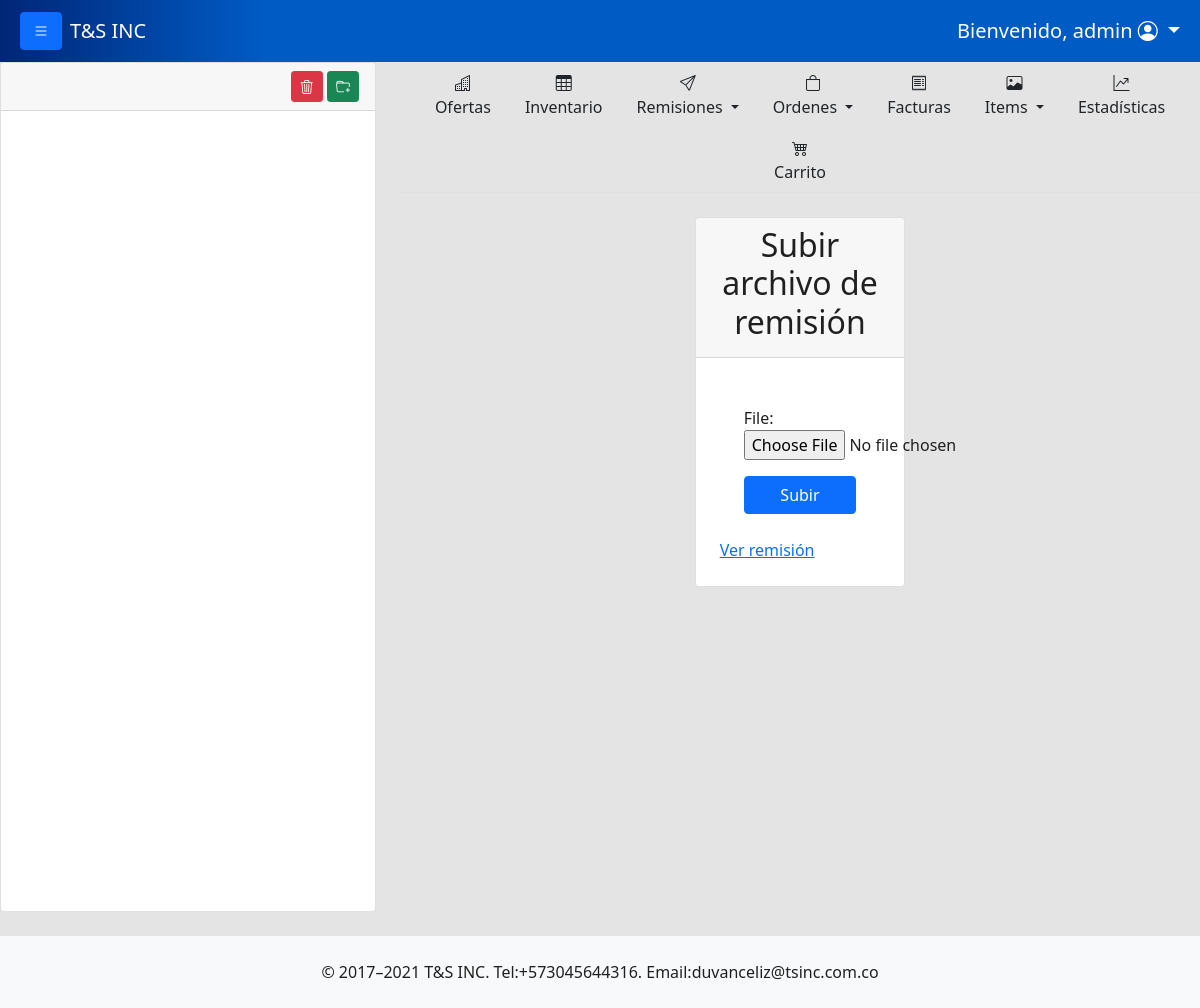
Page /uploadremissionfile/9 (signed in) on the earlier database version.
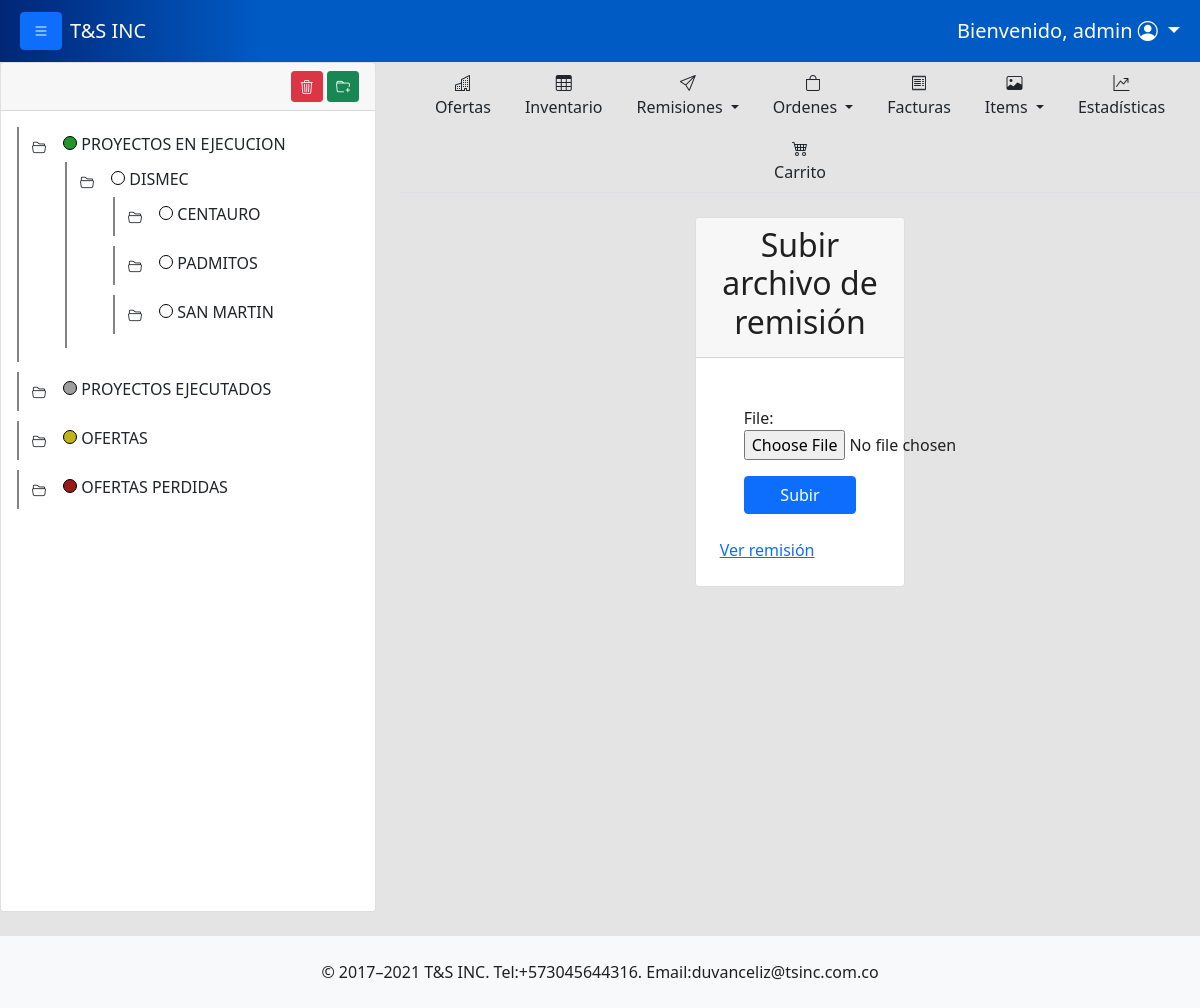
Same page on the later database version.
### tsinc/models.py (models this page shows, shortened)
class Folder(models.Model):
    name = models.CharField(max_length=200)
    order = models.PositiveIntegerField(default=0)
    color = models.CharField(max_length=50, null=True, blank=True)
    parent = models.ForeignKey('self', on_delete=models.CASCADE, null=True, blank=True, related_name='children')
    project = models.ForeignKey(Project, on_delete=models.SET_NULL, null=True, blank=True)
    usersession = models.ForeignKey(User,on_delete=models.SET_NULL, null=True, blank=True )
    date = models.DateTimeField(default=timezone.now)
    class Meta:
        verbose_name = "Carpeta"
        verbose_name_plural = "Carpetas"
        ordering = ['order']

### tsinc/views.py (the view, shortened to what this page needs)
# urls.py: path('uploadremissionfile/<int:id>', views.upload_remission_file, name='upload_remission_file'),
@user_passes_test(staff_required,login_url='/accessdenied/')
@login_required
def upload_remission_file(request,id):
    remission = Remission.objects.filter(id = id).first()
    is_staff = staff_required(request.user)
    return render(request,"uploadremissionfile.html",{'form':UploadRemissionFile, 'is_staff':is_staff, 'remission':remission})

### tsinc/context_processors.py (called while the page is built)
def folder_tree(request):
    folders = Folder.objects.select_related('parent').order_by('parent_id', 'order')
    return {
        'folder_tree':folders
    }

def get_user(request):
    return {
        'user':request.user
    }

### tsinc/views.py (called while the page is built)
def staff_required(user):
    return user.is_staff

### tsinc/templates/uploadremissionfile.html (shortened to what this page needs)
{% extends 'layout_with_folder_tree.html' %} {% block body %}
<div class="container">
  <div class="row m-4">
    <div class="col-md-4"></div>
    <div class="col-md-4">
          <div class="card">
            <div class="card-header text-center">
              <h2>Subir archivo de remisión</h2>
            </div>
            <div class="card-body p-4">
              <form method="post" enctype="multipart/form-data" class="d-flex flex-column p-4">
                {{ form.as_p }}
                <button type="submit" class="btn btn-primary">Subir</button>
              </form>
              <a href="{% url 'product_remission' remission.id %}">Ver remisión</a>
            </div>
      </div>
    </div>
    <div class="col-md-4"></div>
  </div>
</div>
{% endblock %}

### tsinc/templates/workspace_comp/subfolder_tree.html (shortened to what this page needs)
{% for folder in folders %}
    {% if folder.parent_id == parent %}
    <li data-id="{{folder.id}}">
            <span class="toggle-button " onclick="toggleSubfolders(this)"> <button class="btn btn btn-sm "><i class="bi bi-folder2-open"></i></button> </span>
            <div id="folder-color-indicator" style="background: {{folder.color}};"></div>
            <a href="{% url 'overview_folder' folder.id %}" class="text-dark" style="text-decoration: none;" >{{ folder.name }}</a>
            {% if folder.children.exists %}
                <ul data-id="{{folder.id}}" style="display: none;">
                    {% include 'workspace_comp/subfolder_tree.html' with folders=folders parent=folder.id %}
                </ul>
            {% else %}
            <ul>
            </ul>
            {% endif %}
        </li>
    {% endif %}
{% endfor %}

Differences in the rows shown:
added Folder: name "PROYECTOS EN EJECUCION"
added Folder: name "DISMEC", shown under "PROYECTOS EN EJECUCION"
added Folder: name "CENTAURO", shown under "DISMEC"
added Folder: name "PADMITOS", shown under "DISMEC"
added Folder: name "SAN MARTIN", shown under "DISMEC"
added Folder: name "PROYECTOS EJECUTADOS"
added Folder: name "OFERTAS"
added Folder: name "OFERTAS PERDIDAS"
